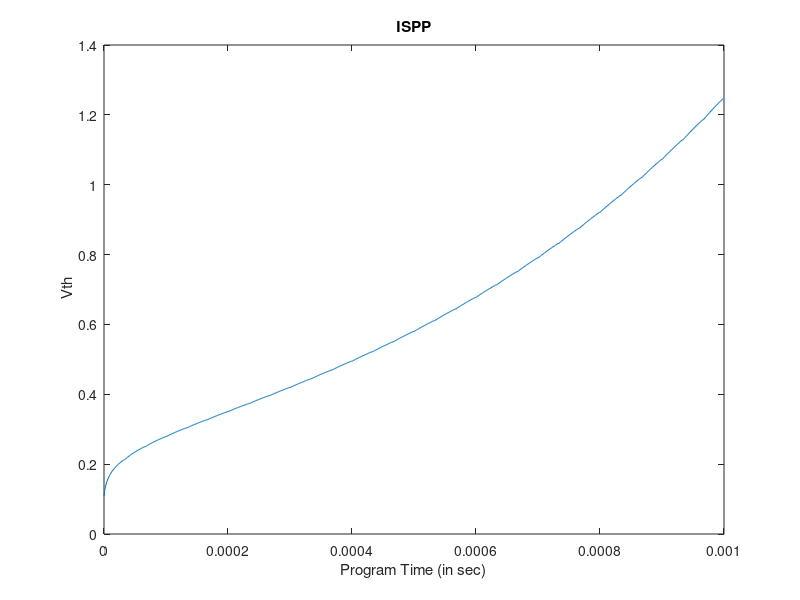
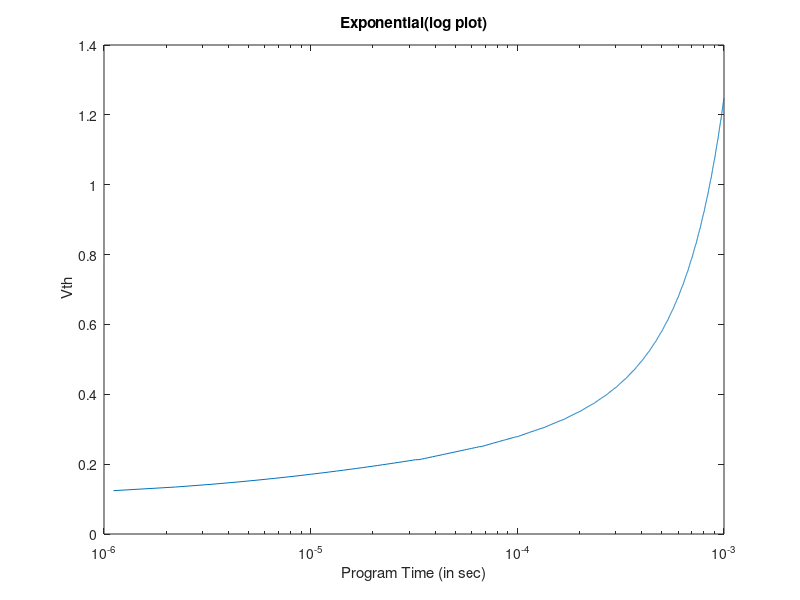
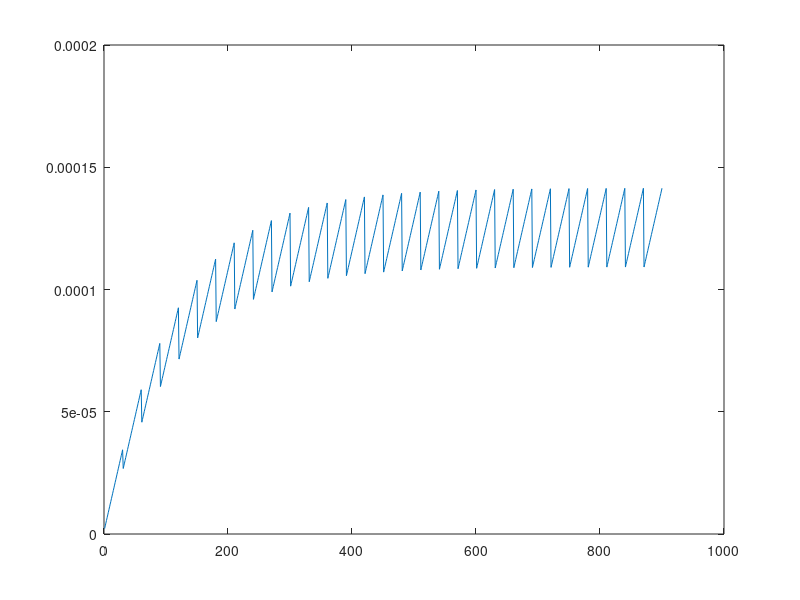

Write MATLAB code to recreate these figures, in order.
clear
beta  = 0.20;
%tou = a exp(bv);
a =1.367E5
b = -1.304
%vt =  V_{th} = v_max*(1-exp(-1*(\frac{t}{tou})^{beta}))
tmax = 1e-3
v_max = 17

%delta v = 200 mv
n = 30%no of steps
m = 30%no points within that step
del_t = tmax/(n*m)
tou = zeros(n,1);%toue for different steps

del_v =0.2;
V_prs =del_v; 
final_vt = zeros (m*n,1);


t_effective  =del_t;
tou_start = a*exp(b*V_prs);
dummy = zeros (m*n,1)
for i = 1:n
    for j = 1:m
     final_vt((i-1)*m + j,1) =v_max*(1-exp(-1*((t_effective/tou_start)^beta))); 
     t_effective = t_effective + del_t;
     last = final_vt((i-1)*m + j,1);
     dummy ((i-1)*m + j,1) = t_effective;
    end
    V_prs = V_prs + del_v;
    tou_start = a*exp(b*V_prs);
    t_effective = tou_start * exp ((1/beta)*log(-1*(log(1-( final_vt((i-1)*m + j,1)/v_max)))));
    %dummy (i) = t_effective;
end
t_actual = zeros (m*n,1);

  
for  i = 2: n*m 
    t_actual(i) = t_actual(i-1) +del_t;
end

figure(1)
plot(t_actual,final_vt)
xlabel ('Program Time (in sec)')
ylabel(' Vth')
title('ISPP')%

figure(2)
semilogx(t_actual,final_vt)
xlabel ('Program Time (in sec)')
ylabel(' Vth')
title('Exponential(log plot)')%
figure(3)
plot(dummy)
